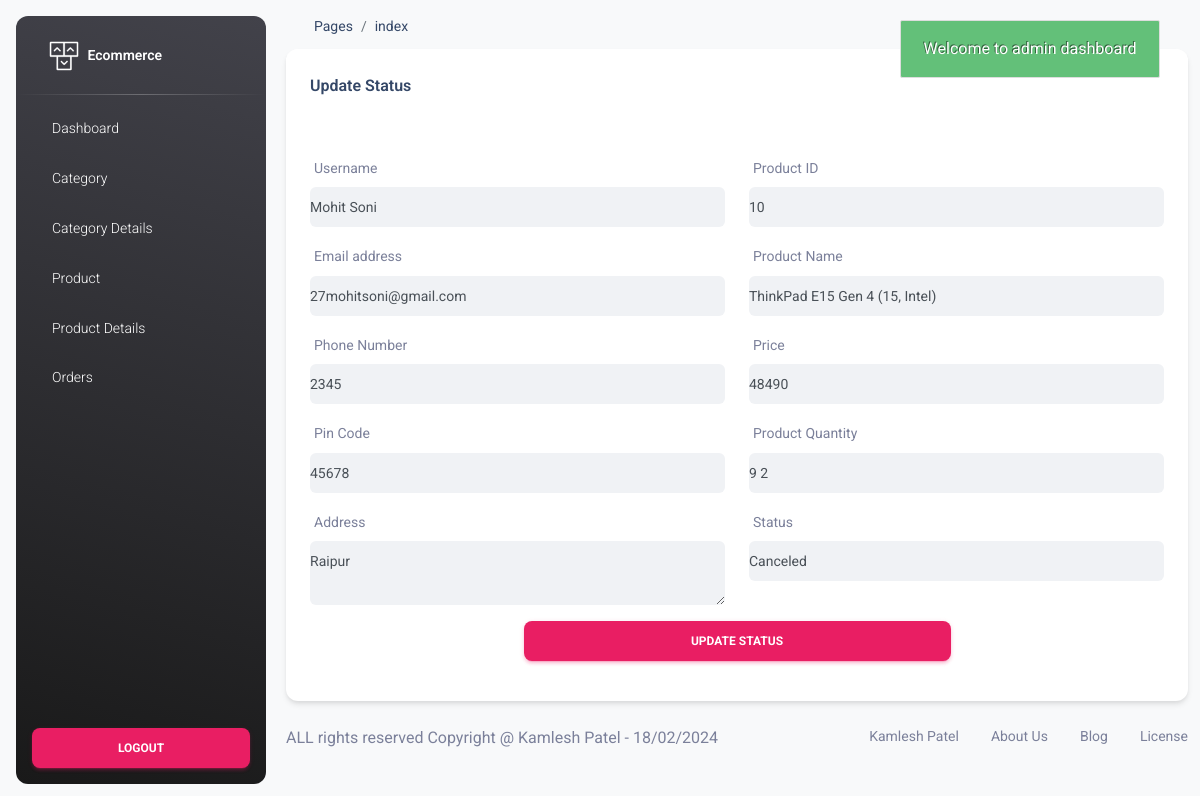
Screenshot of /admin/order_edit.php?edit_id=37 (signed in) with the database file from the repository.
### tables this page shows
CREATE TABLE `product_quantity` (
  `id` int(11) NOT NULL,
  `user_id` int(11) NOT NULL,
  `product_id` int(11) NOT NULL,
  `product_qty` int(11) NOT NULL,
  `created_at` timestamp NOT NULL DEFAULT current_timestamp(),
  `username` varchar(191) NOT NULL,
  `price` varchar(191) NOT NULL,
  `prod_name` varchar(191) NOT NULL,
  `email` varchar(191) NOT NULL,
  `phone` varchar(20) NOT NULL,
  `pin_code` varchar(10) NOT NULL,
  `address` varchar(191) NOT NULL,
  `status` tinyint(4) NOT NULL DEFAULT 0
);

### admin/order_edit.php (the view, shortened to what this page needs)
<?php
    include 'header.php';
    include 'config.php';
?>
<div class="container">
    <div class="card">
        <div class="card-header">
            <h6>Update Status</h6>
        </div>
        <div class="card-body">
                <?php
                    if(isset($_GET['edit_id']))
                    {
                        $e = $_GET['edit_id'];
                        $sql = "SELECT * FROM `product_quantity` WHERE `id` = '$e' ";
                        $res = $conn->query($sql);
                    }
                    if(mysqli_num_rows($res) > 0)
                    {
                        foreach($res as $row)
                        {
                            ?>
                            <?php
                        }
                    }
                ?>
            <form method="post">
                <div class="row">
                    <div class="col-md-6">
                        <div class="mb-3">
                            <label  class="form-label">Username</label>
                            <input type="text" class="form-control bg-light" name="username" value="<?= $row['username']; ?>">
                        </div>
                        <div class="mb-3">
                            <label class="form-label">Email address</label>
                            <input type="email" class="form-control bg-light" name="email" value="<?= $row['email']; ?>">
                        </div>
                        <div class="mb-3">
                            <label  class="form-label">Phone Number</label>
                            <input type="number" class="form-control bg-light" name="phone" value="<?= $row['phone']; ?>">
                        </div>
                        <div class="mb-3">
                            <label class="form-label">Pin Code</label>
                            <input type="number" class="form-control bg-light" value="<?= $row['pin_code']; ?>" >
                        </div>
                        <div class="mb-3">
                            <label class="form-label">Address</label>
                            <textarea name="address" class="form-control bg-light" ><?= $row['address']; ?></textarea>
                        </div>
                    </div>
                    <div class="col-md-6">
                        <div class="mb-3">
                            <label class="form-label">Product ID</label>
                            <input type="number" class="form-control bg-light" value="<?= $row['product_id']; ?>" >
                        </div>
                        <div class="mb-3">
                            <label class="form-label">Product Name</label>
                            <input type="text" class="form-control bg-light" value="<?= $row['prod_name']; ?>">
                        </div>
                        <div class="mb-3">
                            <label class="form-label">Price</label>
                            <input type="text" class="form-control bg-light" value="<?= $row['price']; ?>">
                        </div>
                        <div class="mb-3">
                            <label class="form-label">Product Quantity</label>
                            <input type="text" class="form-control bg-light" value="<?= $row['product_qty']; ?> <?= $row['status']; ?>" >
                        </div>
                        <div class="mb-3">
                            <label class="form-label">Status</label>
                            <select name="status" class="form-control bg-light">
                                <option value="2"  <?= $row['status'] == 2 ? 'selected' : '' ;  ?> >Canceled</option>
                            </select>
                        </div>
                    </div>
                </div>
                <div class="text-center">
                    <button class="btn btn-primary col-md-6" type="submit">Update Status</button>
                </div>
            </form>
        </div>
    </div>
</div>
<?php
    include 'footer.php';
?>

### rows the page displays
product_quantity: username "Mohit Soni", email "27mohitsoni@gmail.com", phone "2345", pin_code "45678", address "Raipur", product "10", prod_name "ThinkPad E15 Gen 4 (15, Intel)", price "48490", product_qty+status "9 2", status "Canceled"
